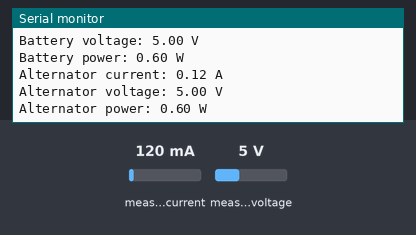
Bench run of a sketch on a simulated Arduino Uno, built with avr-gcc and run on an emulated ATmega328P. Shown: the last lines printed to the serial monitor. Inputs (shaded band) come from the test bench; at power-on: measured current 120 mA, measured voltage 5 V.

Above: at 1.2 s.
1.3 s: measured current set to 40 mA
At 2.6 s:
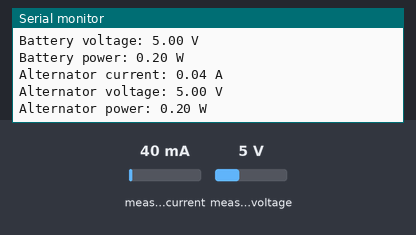
2.8 s: measured voltage set to 0.3 V
At 3.5 s:
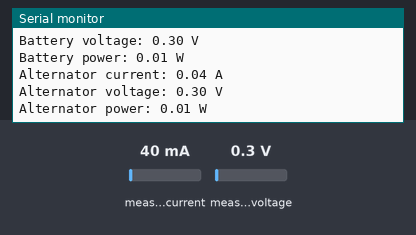
4.3 s: measured current set to 500 mA
At 5.9 s:
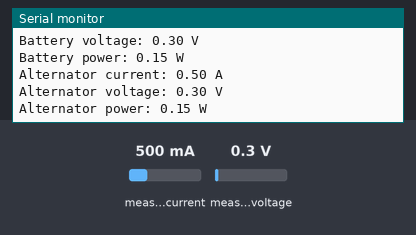
Timing chart, 0 to 7.4 s (numbered marks = the images above; inputs shaded):
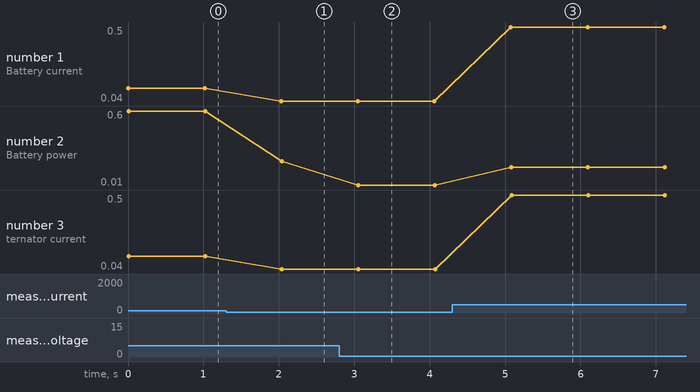

The sketch:

INA-test.ino
```cpp
#include <Adafruit_INA260.h>

Adafruit_INA260 ina1 = Adafruit_INA260();
Adafruit_INA260 ina2 = Adafruit_INA260();

void setup() {
  Serial.begin(115200);
  // Wait until serial port is opened
  while (!Serial) { delay(10); }

  Serial.println("Adafruit INA260 Test");

  if (!ina1.begin(0x40)) {
    Serial.println("Couldn't find INA260 chip");
    while (1);
  }
  Serial.println("Found INA260 chip");

  if (!ina2.begin(0x41)) {
    Serial.println("Couldn't find INA260 chip");
    while (1);
  }
  Serial.println("Found INA260 chip");
}

void loop() {
  Serial.print("Battery current: ");
  Serial.print(ina1.readCurrent() / 1000.0);
  Serial.println(" A");

  Serial.print("Battery voltage: ");
  Serial.print(ina1.readBusVoltage() / 1000.0);
  Serial.println(" V");

  Serial.print("Battery power: ");
  Serial.print(ina1.readPower() / 1000.0);
  Serial.println(" W");

  Serial.print("Alternator current: ");
  Serial.print(ina2.readCurrent() / 1000.0);
  Serial.println(" A");

  Serial.print("Alternator voltage: ");
  Serial.print(ina2.readBusVoltage() / 1000.0);
  Serial.println(" V");

  Serial.print("Alternator power: ");
  Serial.print(ina2.readPower() / 1000.0);
  Serial.println(" W");

  Serial.println();
  delay(1000);
}
```

Measured:
- after the input at 1.3 s, the serial monitor: prints a new line after 0.73 s (image 1)
- after the input at 2.8 s, the serial monitor: prints a new line after 0.25 s (image 2)
- after the input at 4.3 s, the serial monitor: prints a new line after 0.78 s (image 3)
- plotted number 1: 0.12 → 0.04 after the input at 1.3 s, 0.04 → 0.5 after the input at 4.3 s
- plotted number 2: 0.6 → 0.2 after the input at 1.3 s, 0.2 → 0.01 after the input at 2.8 s, 0.01 → 0.15 after the input at 4.3 s
- plotted number 3: 0.12 → 0.04 after the input at 1.3 s, 0.04 → 0.5 after the input at 4.3 s
